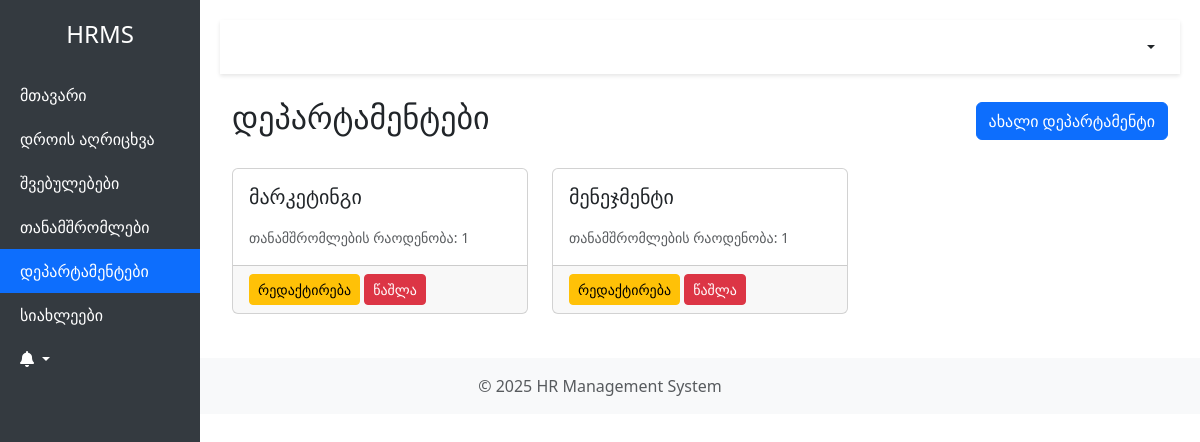
Page /departments/ (signed in) on the committed database.
### hr_app/models.py (models this page shows, shortened)
class Department(models.Model):
    name = models.CharField(_("დასახელება"), max_length=100)
    description = models.TextField(_("აღწერა"), blank=True)
    class Meta:
        ordering = ['name']

### hr_app/views.py (the view)
# urls.py: path('departments/', views.DepartmentListView.as_view(), name='department-list'),
class DepartmentListView(LoginRequiredMixin, UserPassesTestMixin, ListView):
    model = Department
    template_name = 'hr_app/department/list.html'
    context_object_name = 'departments'
    def test_func(self):
        return self.request.user.role.role in ['admin', 'hr_manager']

### hr_app/templates/hr_app/department/list.html (shortened to what this page needs)
{% extends 'hr_app/base.html' %}
{% load django_bootstrap5 %}
{% load i18n %}
{% block content %}
<div class="container-fluid">
    <div class="d-flex justify-content-between align-items-center mb-4">
        <h2>{% trans "დეპარტამენტები" %}</h2>
        {% if request.user.role.role == 'admin' %}
        <a href="{% url 'department-create' %}" class="btn btn-primary">
            {% trans "ახალი დეპარტამენტი" %}
        </a>
        {% endif %}
    </div>
    <div class="row">
        {% for department in departments %}
        <div class="col-md-4 mb-4">
            <div class="card h-100">
                <div class="card-body">
                    <h5 class="card-title">{{ department.name }}</h5>
                    <p class="card-text">
                        <small class="text-muted">
                            {% trans "თანამშრომლების რაოდენობა:" %} {{ department.employees.count }}
                        </small>
                    </p>
                </div>
                {% if request.user.role.role == 'admin' %}
                <div class="card-footer">
                    <a href="{% url 'department-update' department.id %}" class="btn btn-sm btn-warning">
                        {% trans "რედაქტირება" %}
                    </a>
                    <button type="button" class="btn btn-sm btn-danger"
                            data-bs-toggle="modal"
                            data-bs-target="#deleteDeptModal{{ department.id }}">
                        {% trans "წაშლა" %}
                    </button>
                </div>
                {% endif %}
            </div>
        </div>
        {% endfor %}
    </div>
</div>
{% endblock %}

### rows in the picture
Department: name "მარკეტინგი", employees.count "1"
Department: name "მენეჯმენტი", employees.count "1"
